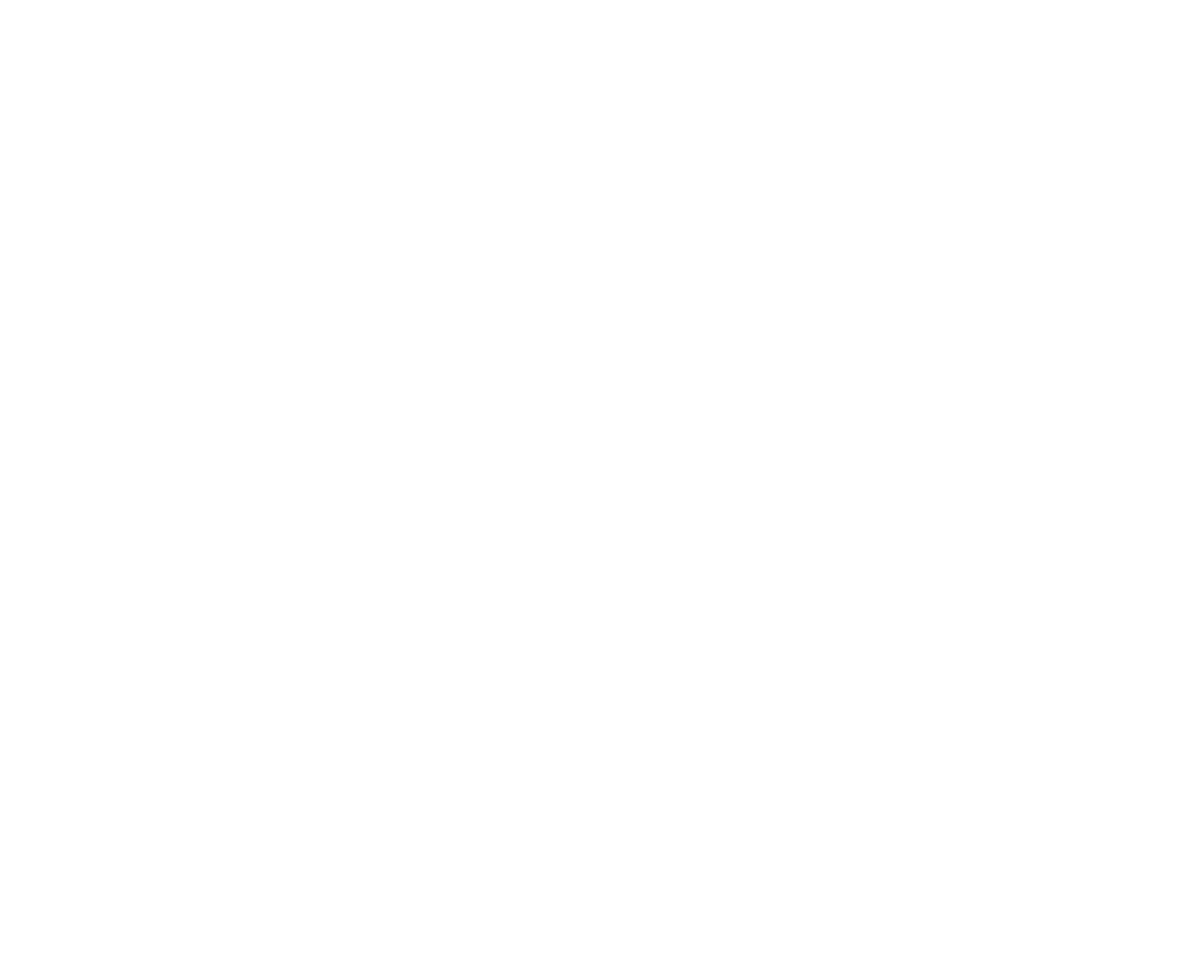
Frame 1 (no input)
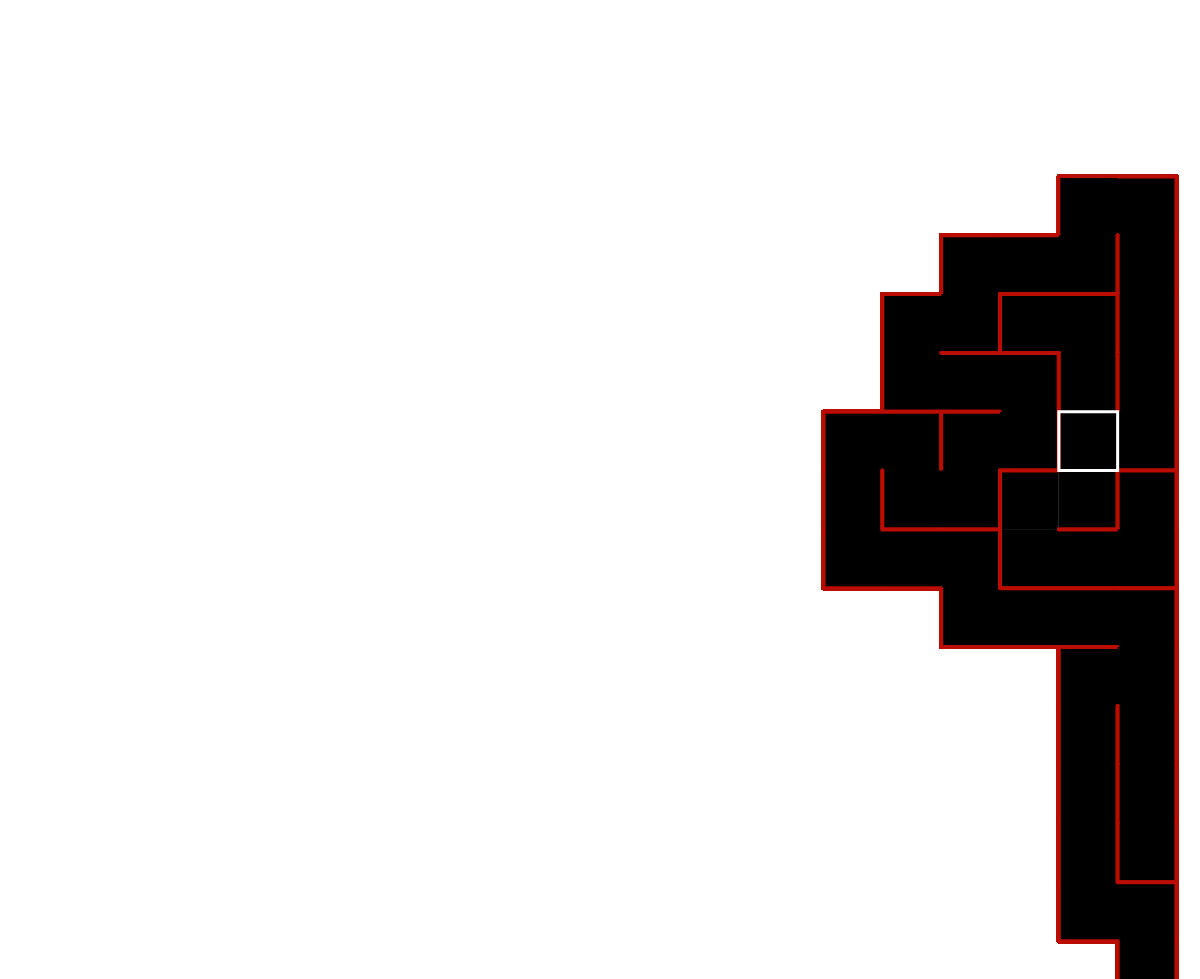
Frame 60 (no input)
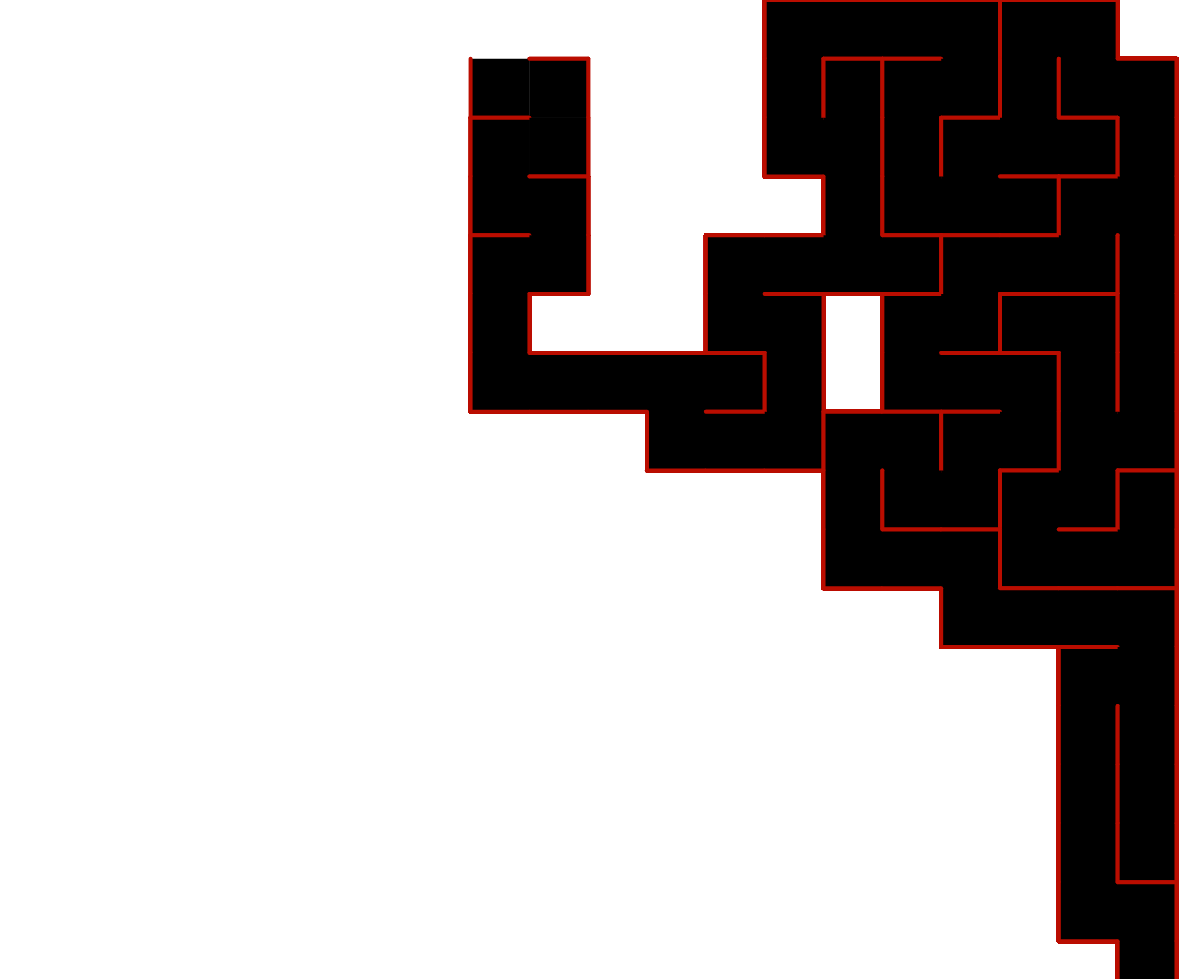
Frame 120 (the mouse pressed at the canvas centre since frame 60)

The p5.js sketch that drew these frames (run headless with seeded random() and noise() and a simulated clock; from frame 60 on, the mouse is pressed at the canvas centre):

// p5.js sketch
// ── sketch.js
let rows, cols;
var w = window.innerHeight / 17;
// var w = 60;
var grid = [];
var current;
var stack = [];
var playerStack = [];
var lastCase = false;
let mazeIsDrawing = true;
let playBtn = true;
let lastPosition;
let direction;

var newRed;
var newGreen;
var newBlue;

let currentR = 186;
let currentG = 0;
let currentB = 13;

let button, btnPlaypause, btnRestart

function preload() {
    button = createButton('CHANGER LES COULEURS');
    button.mousePressed(changeBG);
    button.addClass('mazeBtn')
    btnPlaypause = createButton('&#10074;&#10074;');
    btnPlaypause.mousePressed(playPause);
    btnPlaypause.addClass('mazeBtn second ')
    btnRestart = createButton('CREER UN NOUVEAU LABYRINTHE');
    btnRestart.mousePressed(restartMaze);
    btnRestart.addClass('mazeBtn trois ')
}

function setup() {
    createCanvas(windowWidth, windowHeight);
    // background(200);
    cols = floor(width / w);
    rows = floor(height / w);
    //set up the grid
    for (var j = 0; j < rows; j++) {
        for (var i = 0; i < cols; i++) {
            var cell = new Cell(i, j);
            grid.push(cell)
        }
    }
    current = grid[grid.length - 1];
    randomColor();
}
function playPause() {
    playBtn = !playBtn
    if (playBtn) {
        btnPlaypause.html('&#10074;&#10074;')

    } else {
        btnPlaypause.html('&#x23f5;')

    }
}
function changeBG() {

    currentR = newRed;
    currentB = newBlue;
    currentG = newGreen;
    randomColor();
}
function restartMaze() {
    grid = [];
    stack = [];
    playerStack = []
    mazeIsDrawing = true;
    setup();
    changeBG();
}
function draw() {
    if (playBtn) {

        frameRate(120);

        for (var i = 0; i < grid.length; i++) {
            grid[i].show();
        }
        if (mazeIsDrawing) {
            current.visited = true;
            var next = current.checkNeighbors();
            if (next) {
                // current.highlight();
                // next.visited = true;
                stack.push(current);
                removeWalls(current, next);
                current = next;
            } else if (stack.length > 0) {
                // current.highlight();
                current = stack.pop();
                current.drawMario();
            }
            else {
                mazeIsDrawing = !mazeIsDrawing;
            }
        }
        else {
            // restartMaze()
            current.visitedByPlayer = true;
            // current.highlight();

            // current.visited = false;
            var next = current.checkNeighborsForPlayer();
            if (next) {
                current.drawMario();
                next.visitedByPlayer = true;
                playerStack.push(current);
                current = next;
            } else if (playerStack.length > 0) {
                current.drawMario();
                current = playerStack.pop();
            }
            else {
                for (var i = 0; i < grid.length; i++) {
                    grid[i].visitedByPlayer = false;
                }
                currentR = newRed;
                currentB = newBlue;
                currentG = newGreen;
                randomColor();
            }
        }
    }

}
function randomColor() {
    newRed = Math.floor(random(0, 255));
    newGreen = Math.floor(random(0, 255));
    newBlue = Math.floor(random(0, 255));
}
function index(i, j) {
    //if invalid value
    if (i < 0 || j < 0 || i > cols - 1 || j > rows - 1) {
        return -1
    }
    return i + j * cols;
}
function removeWalls(a, b) {
    var x = a.i - b.i;
    var y = a.j - b.j;
    //left = 1 right -1
    if (x === 1) {
        a.walls[3] = false;
        b.walls[1] = false;
    } else if (x === -1) {
        a.walls[1] = false;
        b.walls[3] = false;
    }
    //TOP = 1 bottom -1
    if (y === 1) {
        a.walls[0] = false;
        b.walls[2] = false;
    } else if (y === -1) {
        a.walls[2] = false;
        b.walls[0] = false;
    }
}
// ── Cell.js
function Cell(i, j) {
    this.i = i;
    this.j = j;
    //top right bottom left
    this.walls = [true, true, true, true];
    this.visited = false;
    this.visitedByPlayer = false;

    this.checkNeighbors = function () {
        var neighbors = [];
        var top = grid[index(i, j - 1)];
        var right = grid[index(i + 1, j)];
        var bottom = grid[index(i, j + 1)];
        var left = grid[index(i - 1, j)];
        if (mazeIsDrawing) {
            if (top && !top.visited) {
                neighbors.push(top);
            }
            if (right && !right.visited) {
                neighbors.push(right);
            }
            if (bottom && !bottom.visited) {
                neighbors.push(bottom);
            }
            if (left && !left.visited) {
                neighbors.push(left);
            }
            if (neighbors.length > 0) {
                var r = floor(random(0, neighbors.length))
                return neighbors[r]
            } else {
                return undefined;
            }
        }
    }
    this.checkNeighborsForPlayer = function () {
        var neighbors = [];
        var top = grid[index(i, j - 1)];
        var right = grid[index(i + 1, j)];
        var bottom = grid[index(i, j + 1)];
        var left = grid[index(i - 1, j)];

        if (top && !top.visitedByPlayer && top.walls[2] === false) {
            neighbors.push(top);
        }
        if (right && !right.visitedByPlayer && right.walls[3] === false) {
            neighbors.push(right);
        }
        if (bottom && !bottom.visitedByPlayer && bottom.walls[0] === false) {
            neighbors.push(bottom);
        }
        if (left && !left.visitedByPlayer && left.walls[1] === false) {
            neighbors.push(left);
        }
        if (neighbors.length > 0) {
            var r = floor(random(0, neighbors.length))
            return neighbors[r]
        } else {
            return undefined;
        }
    }

    this.show = function () {
        var x = this.i * w;
        var y = this.j * w;

        if (this.visited) {
            noStroke();
            fill(0);
            rect(x, y, w, w);

            if (this.visitedByPlayer) {
                stroke(newRed, newBlue, newGreen);
            } else {
                stroke(currentR, currentB, currentG);
            }
            noFill();
            if (this.walls[0]) { line(x, y, w + x, y); }
            if (this.walls[1]) { line(x + w, y, x + w, y + w); }
            if (this.walls[2]) { line(x + w, y + w, x, y + w); }
            if (this.walls[3]) { line(x, y + w, x, y); }

            strokeWeight(4);
            // strokeJoin(BEVEL);
            // strokeCap(BEVEL);
        }


    }
    // this.highlight = function () {
    //     var x = this.i * w;
    //     var y = this.j * w;
    //     // noStroke();
    //     // fill(currentR, currentB, currentG);
    //     // ellipseMode(CORNER)
    //     // rect(x, y, w, w);
    //     line(x, y, w, w)
    // }

    this.drawMario = function () {
        var x = this.i * w;
        var y = this.j * w;
        // noStroke();
        strokeWeight(3);
        stroke('white')
        // fill(newRed, newBlue, newGreen);
        ellipseMode(CORNER)
        // circle(x, y, w, w)
        rect(x, y, w, w);
    }
}
